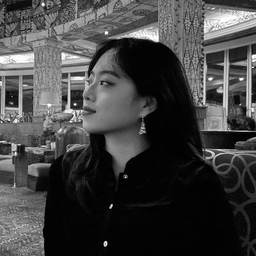
#> input picture images/task2.jpg, 256 x 256 px
$ python task_2_spatial_averaging.py
#> lines starting #> are read from the running program, lines starting #| are printed output that depends on the picture
import cv2
import os

os.makedirs("../results", exist_ok=True)
img = cv2.imread('../images/task2.jpg')
#> img is the input picture: shape (256, 256, 3); min 0, max 255, mean 65.2
if img is None:
    print("Image not found!")
    exit(1)

blur_3x3 = cv2.blur(img, (3, 3))
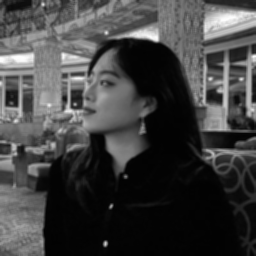
#> blur_3x3: shape (256, 256, 3); min 1, max 253, mean 65.3
output_filename = f"../results/task2_blur_3x3.jpg"
cv2.imwrite(output_filename, blur_3x3)

blur_10x10 = cv2.blur(img, (10, 10))
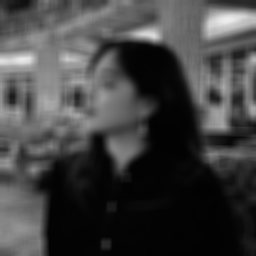
#> blur_10x10: shape (256, 256, 3); min 2, max 237, mean 65.5
output_filename = f"../results/task2_blur_10x10.jpg"
cv2.imwrite(output_filename, blur_10x10)

blur_20x20 = cv2.blur(img, (20, 20))
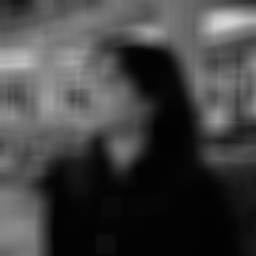
#> blur_20x20: shape (256, 256, 3); min 2, max 212, mean 65.5
output_filename = f"../results/task2_blur_20x20.jpg"
cv2.imwrite(output_filename, blur_20x20)

print("Blurred images saved successfully in the 'results' directory.")

$ run again, with images/task3.jpg copied over images/task2.jpg
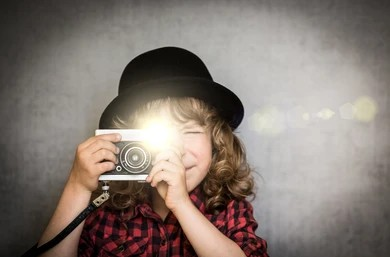
#> input picture images/task3.jpg, 390 x 257 px
#> img is the input picture: shape (257, 390, 3); mean B, G, R 115.9, 123.1, 133.8
#> `blur_10x10 = cv2.blur(img, (10, 10))`:
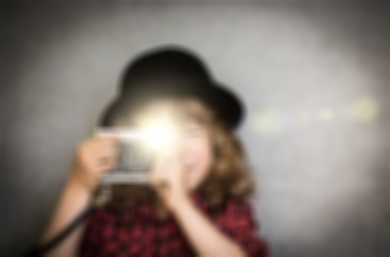
#> blur_10x10: shape (257, 390, 3); mean B, G, R 115.9, 123.1, 133.8
#> `blur_20x20 = cv2.blur(img, (20, 20))`:
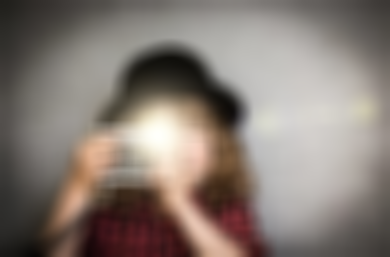
#> blur_20x20: shape (257, 390, 3); mean B, G, R 115.9, 123.1, 133.8

$ run again, with images/task4.jpg copied over images/task2.jpg
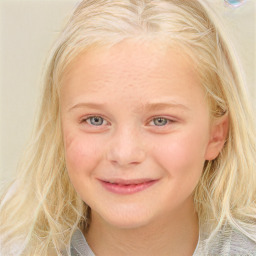
#> input picture images/task4.jpg, 256 x 256 px
#> img is the input picture: shape (256, 256, 3); mean B, G, R 152.7, 183.2, 218
#> `blur_10x10 = cv2.blur(img, (10, 10))`:
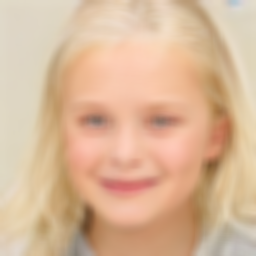
#> blur_10x10: shape (256, 256, 3); mean B, G, R 152.8, 183.2, 218.1
